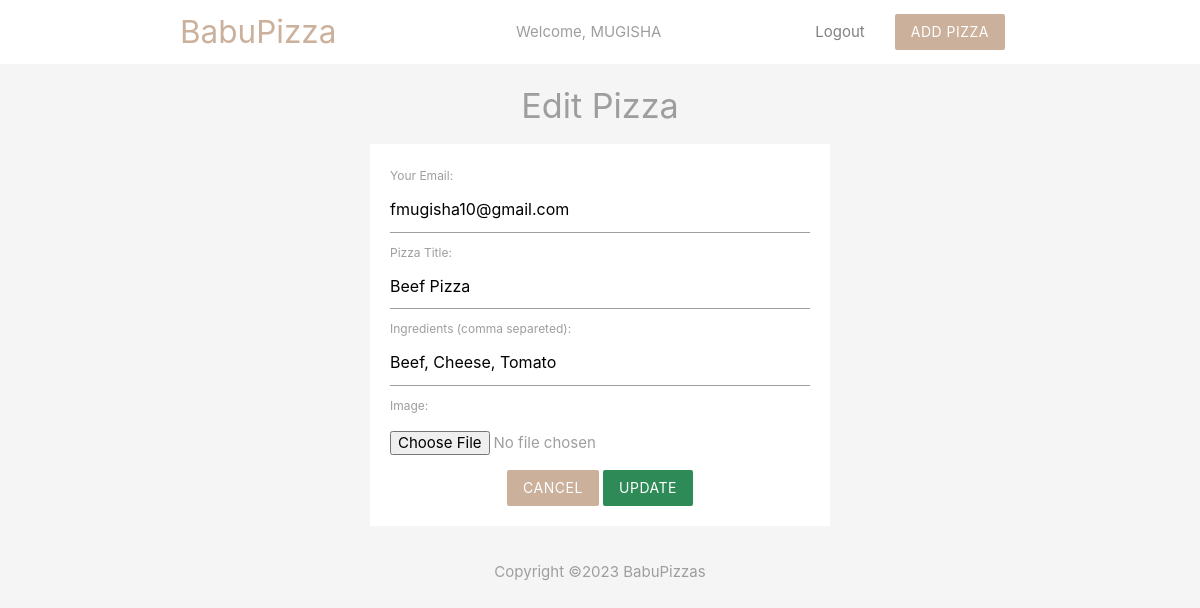
/update.php?id=28 (signed in), run on the app's committed database.
### tables this page shows
CREATE TABLE `user` (
  `id` int(11) NOT NULL,
  `firstname` varchar(255) NOT NULL,
  `secondname` varchar(255) NOT NULL,
  `username` varchar(255) NOT NULL,
  `email` varchar(255) NOT NULL,
  `password` varchar(255) NOT NULL
);

CREATE TABLE `pizzas` (
  `id` int(11) NOT NULL,
  `image` varchar(255) NOT NULL,
  `title` varchar(255) NOT NULL,
  `ingredients` varchar(255) NOT NULL,
  `email` varchar(255) NOT NULL,
  `created_at` timestamp NOT NULL DEFAULT current_timestamp()
);

### update.php (the view, shortened to what this page needs)
<?php
  include('config/db_connect.php');
  if(isset($_GET['id'])) {
  	$id = mysqli_real_escape_string($db_connect, $_GET['id']);
  	$pizza_data = "SELECT * FROM pizzas WHERE id = $id";
  	$data_connect = mysqli_query($db_connect, $pizza_data);
  	$data_fetch = mysqli_fetch_assoc($data_connect);
  }
?>
<!DOCTYPE html>
<html>
<head>
</head>
<body>
	<?php include('templates/header.php'); ?>
	<section class="container grey-text">
		<h4 class="center">Edit Pizza</h4>
		<form class="white" action="" method="POST">
			<label>Your Email:</label>
			<input type="text" name="email" value="<?php echo htmlspecialchars($data_fetch['email']); ?>"/>
			<label>Pizza Title:</label>
			<input type="text" name="title" value="<?php echo htmlspecialchars($data_fetch['title']); ?>"/>
			<label>Ingredients (comma separeted):</label>
			<input type="text" name="ingredients" value="<?php echo htmlspecialchars($data_fetch['ingredients']); ?>"/>
			<label>Image:</label>
			<input type="file" name="image" class="image-upload"/>
			<div class="center">
				<a href="index.php" class="btn brand z-depth-0">Cancel</a>
				<input type="submit" name="update" value="Update" class="btn brand z-depth-0" style="background-color: seagreen !important;" />
			</div>
		</form>
	</section>
	<?php include('templates/footer.php'); ?>
</body>
</html>

### templates/header.php (shortened to what this page needs)
<?php
  include('config/db_connect.php');
  if(!empty($_SESSION['id'])) {
  	$id = $_SESSION['id'];
  	$data = mysqli_query($db_connect, "SELECT * FROM user WHERE id = $id");
  	$row = mysqli_fetch_assoc($data);
  } else {
  	header('Location: login.php');
  }
?>
<head>
	<link rel="stylesheet" href="https://cdnjs.cloudflare.com/ajax/libs/materialize/1.0.0/css/materialize.min.css">
</head>
<body class="grey lighten-4">
	<nav class="white z-depth-0">
		<div class="container">
			<a href="index.php" class="brand-logo brand-text">BabuPizza</a>
			<ul id="nav-mobile" class="center-pro hide-on-small-and-down">
			  <li class="grey-text">Welcome, <?php echo $row['firstname']; ?></li>
			</ul>
			<ul id="nav-mobile" class="right hide-on-small-and-down">
			    <li class="grey-text"><a href="logout.php" class="logout">Logout</a></li>
			    <li><a href="add.php" class="btn brand z-depth-0">Add Pizza</a></li>
			</ul>
		</div>
	</nav>

### update.php (style rules this page uses)
.image-upload { width: 100%; margin: 1rem 0; }

### templates/header.php (style rules this page uses)
.brand { background: #cbb09c !important; }
.brand-text { color: #cbb09c !important; }
form { max-width: 460px; margin: 20px auto; padding: 20px; }
.center-pro { margin-left: 40%; display: inline-block; }
.logout { color: grey !important; }

### data on the page
user: firstname "MUGISHA"
pizzas: email "fmugisha10@gmail.com", title "Beef Pizza", ingredients "Beef, Cheese, Tomato"
